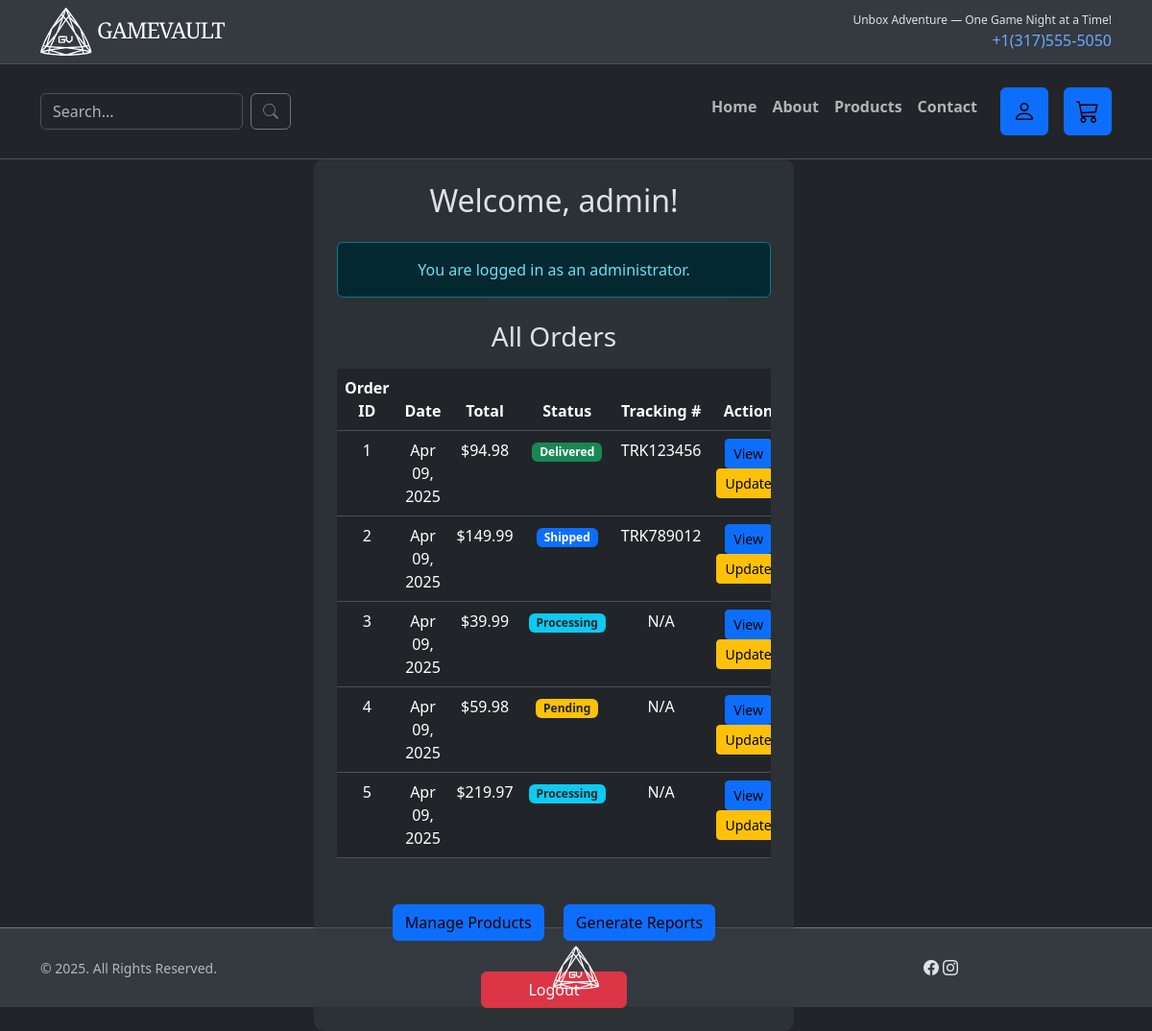
Page /public/pages/login.php (signed in) on the committed database.
### tables this page shows
CREATE TABLE transactions (
transaction_id INT AUTO_INCREMENT PRIMARY KEY,
order_id INT NOT NULL,
amount DECIMAL(10, 2) NOT NULL,
payment_method ENUM('Credit Card', 'PayPal', 'Bank Transfer', 'Other') NOT NULL,
transaction_status ENUM('Pending', 'Completed', 'Failed', 'Refunded') DEFAULT 'Pending',
transaction_reference VARCHAR(100),
created_at TIMESTAMP DEFAULT CURRENT_TIMESTAMP,
FOREIGN KEY (order_id) REFERENCES orders(order_id)
);

CREATE TABLE orders (
order_id INT AUTO_INCREMENT PRIMARY KEY,
user_id INT,
customer_name VARCHAR(100) NOT NULL,
customer_email VARCHAR(100) NOT NULL,
customer_address TEXT NOT NULL,
total_amount DECIMAL(10, 2) NOT NULL,
order_status ENUM('Pending', 'Processing', 'Shipped', 'Delivered', 'Cancelled') DEFAULT 'Pending',
tracking_number VARCHAR(100),
created_at TIMESTAMP DEFAULT CURRENT_TIMESTAMP,
updated_at TIMESTAMP NULL ON UPDATE CURRENT_TIMESTAMP,
FOREIGN KEY (user_id) REFERENCES users(user_id)
);

### public/pages/login.php (the view, shortened to what this page needs)
<?php
require_once '../../includes/dbh.inc.php';
$user_orders = [];
if (isset($_SESSION['user_id'])) {
    if (isset($_SESSION['is_admin']) && $_SESSION['is_admin']) {
        $order_query = "SELECT o.*, t.transaction_reference
                        FROM orders o
                        LEFT JOIN transactions t ON o.order_id = t.order_id
                        ORDER BY o.created_at DESC";
        $stmt = $conn->prepare($order_query);
    }
    $stmt->execute();
    $result = $stmt->get_result();
    if ($result->num_rows > 0) {
        while ($row = $result->fetch_assoc()) {
            $user_orders[] = $row;
        }
    }
}
include "../../includes/header.php";
?>
    <main>
        <?php if (isset($_SESSION['user_id'])): ?>
            <div class="d-flex align-items-center justify-content-center" style="min-height: 70vh;">
                <div class="container">
                    <div class="row justify-content-center">
                        <div class="col-md-6">
                            <div class="form p-4 text-center" style="border-radius: 10px; background-color: rgba(52, 58, 64, 0.6);">
                                <h2 class="mb-4">Welcome, <?php echo htmlspecialchars($_SESSION['username']); ?>!</h2>
                                <?php if (isset($_SESSION['is_admin']) && $_SESSION['is_admin']): ?>
                                    <div class="alert alert-info">
                                        You are logged in as an administrator.
                                    </div>
                                <?php endif; ?>
                                <div class="mt-4">
                                    <h3 class="mb-3"><?php echo (isset($_SESSION['is_admin']) && $_SESSION['is_admin']) ? 'All Orders' : 'Your Orders'; ?></h3>
                                    <?php if (empty($user_orders)): ?>
                                        <div class="alert alert-info">
                                            <?php echo (isset($_SESSION['is_admin']) && $_SESSION['is_admin']) ? 'There are no orders in the system yet.' : 'You have not placed any orders yet.'; ?>
                                        </div>
                                    <?php else: ?>
                                        <div class="table-responsive">
                                            <table class="table table-dark table-hover">
                                                <thead>
                                                <tr>
                                                    <th>Order ID</th>
                                                    <th>Date</th>
                                                    <th>Total</th>
                                                    <th>Status</th>
                                                    <th>Tracking #</th>
                                                    <th>Action</th>
                                                </tr>
                                                </thead>
                                                <tbody>
                                                <?php foreach ($user_orders as $order): ?>
                                                    <tr>
                                                        <td><?php echo $order['order_id']; ?></td>
                                                        <td><?php echo date('M d, Y', strtotime($order['created_at'])); ?></td>
                                                        <td>$<?php echo number_format($order['total_amount'], 2); ?></td>
                                                        <td>
                                                            <span class="badge <?php
                                                            switch($order['order_status']) {
                                                                case 'Pending': echo 'bg-warning text-dark'; break;
                                                                case 'Processing': echo 'bg-info text-dark'; break;
                                                                case 'Shipped': echo 'bg-primary'; break;
                                                                case 'Delivered': echo 'bg-success'; break;
                                                            }
                                                            ?>">
                                                                <?php echo $order['order_status']; ?>
                                                            </span>
                                                        </td>
                                                        <td><?php echo $order['tracking_number'] ? $order['tracking_number'] : 'N/A'; ?></td>
                                                        <td>
                                                            <a href="order_details.php?id=<?php echo $order['order_id']; ?>" class="btn btn-sm btn-primary">View</a>
                                                            <?php if (isset($_SESSION['is_admin']) && $_SESSION['is_admin']): ?>
                                                                <a href="update_order.php?id=<?php echo $order['order_id']; ?>" class="btn btn-sm btn-warning">Update</a>
                                                            <?php endif; ?>
                                                        </td>
                                                    </tr>
                                                <?php endforeach; ?>
                                                </tbody>
                                            </table>
                                        </div>
                                    <?php endif; ?>
                                </div>
                                <?php if (isset($_SESSION['is_admin']) && $_SESSION['is_admin']): ?>
                                    <div class="mt-4 text-center">
                                        <a href="manage_products.php" class="btn btn-primary m-2">Manage Products</a>
                                        <a href="generate_reports.php" class="btn btn-primary m-2">Generate Reports</a>
                                    </div>
                                <?php endif; ?>
                                <div class="mt-4">
                                    <a href="login.php?logout=1" class="btn btn-danger px-5">Logout</a>
                                </div>
                            </div>
                        </div>
                    </div>
                </div>
            </div>
        <?php endif; ?>
    </main>
<?php include "../../includes/footer.php"; ?>

### public/assets/css/style.css (style rules this page uses)
* { margin: 0; padding: 0; box-sizing: border-box; }
html, body { height: 100%; font-family: sans-serif; line-height: 1.5; -webkit-font-smoothing: antialiased; -moz-osx-font-smoothing: grayscale; }
h1, h2, h3 { text-align: center; }
:root { --bs-primary: #58e63e; }
.btn-primary { background-color: var(--bs-primary) !important; border-color: var(--bs-primary) !important; color: #000 !important; box-shadow: 0, 0 0 3 px var(--bs-primary), 0 0 3 px var(--bs-primary) !important; transition: all 0.3s ease-in-out; }
main { height: 100vh; }
.form { background-color: black; padding: 20px; border-radius: 10px; width: 500px; }
.btn { display: inline-block; padding: 10px 20px; border-radius: 4px; text-decoration: none; font-weight: 600; transition: background-color 0.3s ease, transform 0.3s ease; }

### rows in the picture
transactions: order.order_id "1", order.created_at "Apr 09, 2025", order.total_amount "94.98", order.order_status "Delivered", order.tracking_number "TRK123456"
transactions: order.order_id "2", order.created_at "Apr 09, 2025", order.total_amount "149.99", order.order_status "Shipped", order.tracking_number "TRK789012"
transactions: order.order_id "3", order.created_at "Apr 09, 2025", order.total_amount "39.99", order.order_status "Processing", shows "N/A"
transactions: order.order_id "4", order.created_at "Apr 09, 2025", order.total_amount "59.98", order.order_status "Pending", shows "N/A"
transactions: order.order_id "5", order.created_at "Apr 09, 2025", order.total_amount "219.97", order.order_status "Processing", shows "N/A"

### other values in the picture
$_SESSION['username'] "admin"
